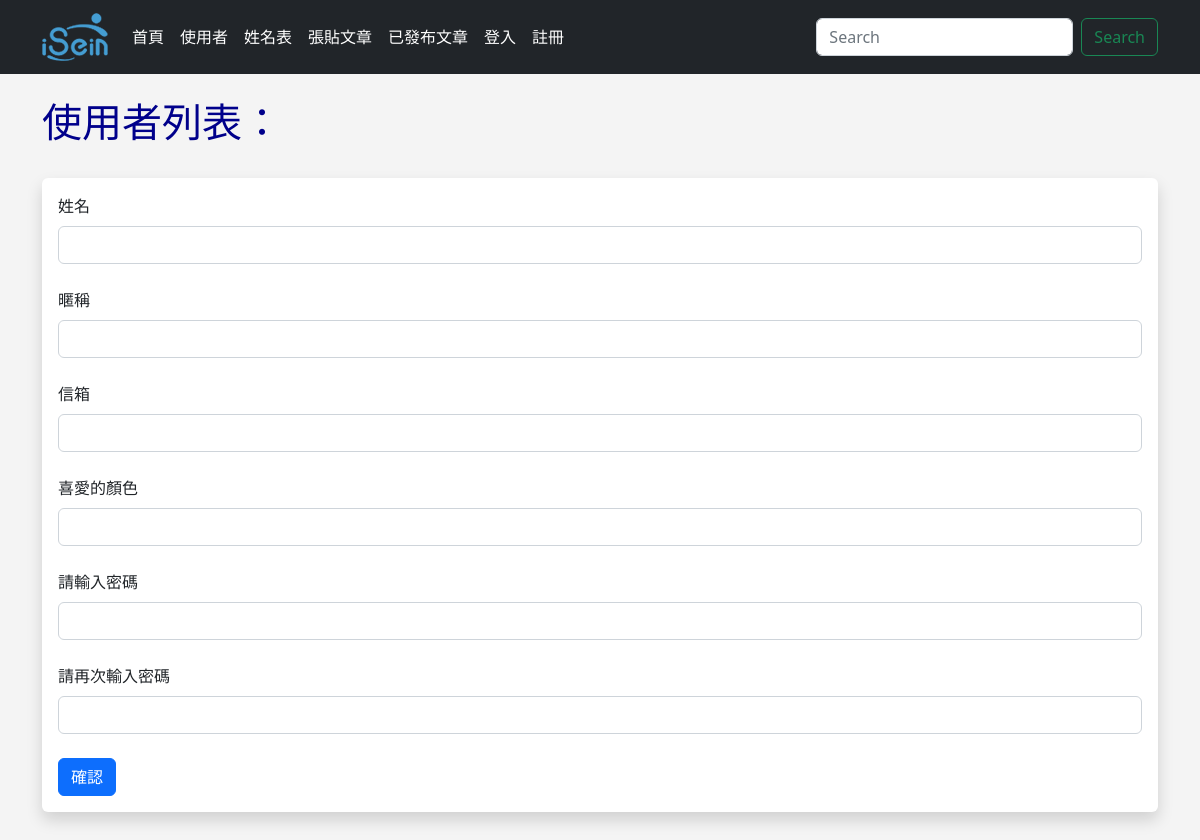
The page /user/add on the database as committed earlier.
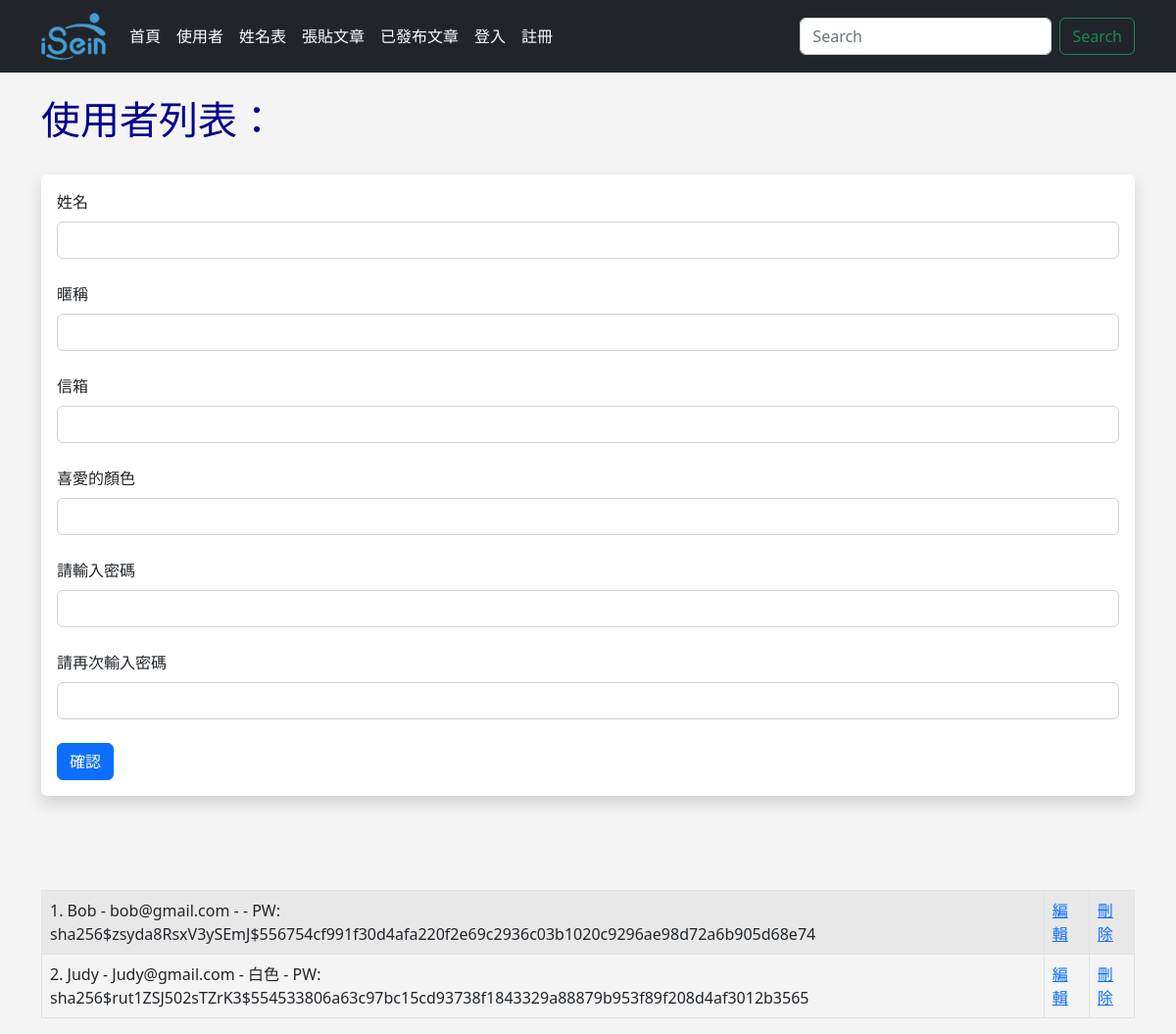
The same page on the database as committed later.
### app.py (models this page shows, shortened)
class Users(db.Model, UserMixin):
    id = db.Column(db.Integer, primary_key=True)
    username = db.Column(db.String(20), nullable=False)
    name = db.Column(db.String(200), nullable=False)
    email = db.Column(db.String(200), nullable=False, unique=True)
    favorite_color = db.Column(db.String(120))
    password_hash = db.Column(db.String(128))
    date_added = db.Column(db.DateTime, default=datetime.utcnow)
    posts = db.relationship('Posts', backref="poster")
    @property
    def password(self):
        raise AttributeError("哈希屬性不可讀取！")

### app.py (the view, shortened to what this page needs)
@app.route('/user/add', methods=['GET', 'POST'])
def add_user():
    email = None
    form = UserForm()
    our_users = Users.query.order_by(Users.date_added)
    return render_template("add_user.html",
        form=form,
        email=email,
        our_users=our_users
        )

### webforms.py
class UserForm(FlaskForm):
    name = StringField("姓名", validators=[DataRequired()])
    username = StringField("暱稱")
    email = StringField("信箱", validators=[DataRequired()])
    favorite_color = StringField("喜愛的顏色")
    password_hash = PasswordField('請輸入密碼',
        validators=[DataRequired(),
        EqualTo('password_hash2', message='密碼必須匹配')])
    password_hash2 = PasswordField('請再次輸入密碼', validators=[DataRequired()])
    submit = SubmitField("確認")

### templates/add_user.html (shortened to what this page needs)
{% extends 'base.html' %}
{% block content %}
    {% if name %}
        <h1>Hello {{ name }}</h1>
        <br/><br/>
    {% else %}
        <h1>使用者列表：</h1>
        <br/>
        <div class="shadow p-3 mb-5 bg-body rounded">
            <form method="POST">
                {{ form.name.label(class="form-label") }}
                {{ form.name(class="form-control") }}
                <br/>
                {{ form.username.label(class="form-label") }}
                {{ form.username(class="form-control") }}
                <br/>
                {{ form.email.label(class="form-label") }}
                {{ form.email(class="form-control") }}
                <br/>
                {{ form.favorite_color.label(class="form-label") }}
                {{ form.favorite_color(class="form-control") }}
                <br/>
                {{ form.password_hash.label(class="form-label") }}
                {{ form.password_hash(class="form-control") }}
                <br/>
                {{ form.password_hash2.label(class="form-label") }}
                {{ form.password_hash2(class="form-control") }}
                <br/>
                {{ form.submit(class="btn btn-primary") }}
            </form>
        </div>
        <br/><br/>
    {% endif %}
    <table class="table table-hover table-bordered table-striped">
        {% for our_user in our_users %}
            <tr>
                <td>{{ our_user.id }}. {{ our_user.name }} - {{ our_user.email }} - {{ our_user.favorite_color }} - PW: {{ our_user.password_hash }}</td>
                <td><a href="{{ url_for('update', id=our_user.id) }}">編輯</a></td>
                <td><a href="{{ url_for('delete', id=our_user.id) }}">刪除</a></td>
            </tr>
        {% endfor %}
    </table>
{% endblock %}

### templates/base.html (shortened to what this page needs)
<!doctype html>
<html lang="en">
  <head>
    <link href="https://cdn.jsdelivr.net/npm/bootstrap@5.2.0/dist/css/bootstrap.min.css" rel="stylesheet">
    <link href="{{ url_for('static', filename='css/style.css') }}" rel="stylesheet">
  </head>
  <body>
    {% include 'navbar.html' %}
    <br/>
    <div class='container'>
      {% block content %}
      {% endblock %}
    </div>
  </body>
</html>

### templates/navbar.html (shortened to what this page needs)
<nav class="navbar navbar-expand-lg navbar-dark bg-dark">
    <div class="container">
      <a class="navbar-brand" href="{{ url_for('index') }}"><img src="static\images\16652396955207.png"></a>
      <div class="collapse navbar-collapse" id="navbarSupportedContent">
        <ul class="navbar-nav me-auto mb-2 mb-lg-0">
          <li class="nav-item">
            <a class="nav-link active" aria-current="page" href="{{ url_for('index') }}">首頁</a>
          </li>
          <li class="nav-item">
            <a class="nav-link active" aria-current="page" href="{{ url_for('user') }}">使用者</a>
          </li>
          <li class="nav-item">
            <a class="nav-link active" aria-current="page" href="{{ url_for('name') }}">姓名表</a>
          </li>
          <li class="nav-item">
            <a class="nav-link active" aria-current="page" href="{{ url_for('add_post') }}">張貼文章</a>
          </li>
          <li class="nav-item">
            <a class="nav-link active" aria-current="page" href="{{ url_for('posts') }}">已發布文章</a>
          </li>
          {% if current_user.is_authenticated %}
            <li class="nav-item">
              <a class="nav-link" href="{{ url_for('dashboard') }}">管理</a>
            </li>
            <li class="nav-item">
              <a class="nav-link" href="{{ url_for('logout') }}">登出</a>
            </li>
          {% else %}
            <li class="nav-item">
              <a class="nav-link active" aria-current="page" href="{{ url_for('login') }}">登入</a>
            </li>
            <li class="nav-item">
              <a class="nav-link active" aria-current="page" href="{{ url_for('add_user') }}">註冊</a>
            </li>
          {% endif %}
        </ul>
        <form class="d-flex" role="search">
          <input class="form-control me-2" type="search" placeholder="Search" aria-label="Search">
          <button class="btn btn-outline-success" type="submit">Search</button>
        </form>
      </div>
    </div>
</nav>

### static/css/style.css (style rules this page uses)
h1 { color: darkblue; font-size:40px; }
body { background: #f4f4f4f0; }

Rows that differ between the two databases and show on the page:
added Users: id "1", name "Bob", email "bob@gmail.com", password_hash "sha256$zsyda8RsxV3ySEmJ$556754cf991f30d4afa220f2e69c2936c03b1020c9296ae98d72a6b905d68e74"
added Users: id "2", name "Judy", email "Judy@gmail.com", favorite_color "白色", password_hash "sha256$rut1ZSJ502sTZrK3$554533806a63c97bc15cd93738f1843329a88879b953f89f208d4af3012b3565"
